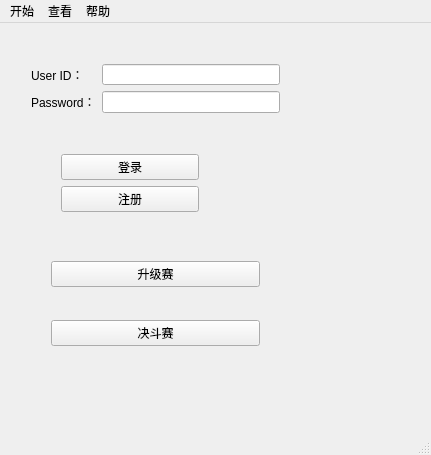
<?xml version="1.0" encoding="UTF-8"?>
<ui version="4.0">
 <class>MainWindow</class>
 <widget class="QMainWindow" name="MainWindow">
  <property name="geometry">
   <rect>
    <x>0</x>
    <y>0</y>
    <width>431</width>
    <height>455</height>
   </rect>
  </property>
  <property name="windowTitle">
   <string>MainWindow</string>
  </property>
  <property name="styleSheet">
   <string notr="true"/>
  </property>
  <widget class="QWidget" name="centralWidget">
   <widget class="QWidget" name="formLayoutWidget">
    <property name="geometry">
     <rect>
      <x>20</x>
      <y>30</y>
      <width>271</width>
      <height>71</height>
     </rect>
    </property>
    <layout class="QFormLayout" name="formLayout">
     <item row="0" column="1">
      <widget class="QLineEdit" name="lineEdit">
       <property name="sizeIncrement">
        <size>
         <width>0</width>
         <height>0</height>
        </size>
       </property>
       <property name="font">
        <font>
         <pointsize>10</pointsize>
        </font>
       </property>
      </widget>
     </item>
     <item row="3" column="0">
      <widget class="QLabel" name="label_2">
       <property name="text">
        <string>Password：</string>
       </property>
      </widget>
     </item>
     <item row="3" column="1">
      <widget class="QLineEdit" name="lineEdit_2">
       <property name="sizePolicy">
        <sizepolicy hsizetype="Expanding" vsizetype="Fixed">
         <horstretch>50</horstretch>
         <verstretch>0</verstretch>
        </sizepolicy>
       </property>
       <property name="sizeIncrement">
        <size>
         <width>10</width>
         <height>0</height>
        </size>
       </property>
       <property name="font">
        <font>
         <family>Arial</family>
        </font>
       </property>
       <property name="echoMode">
        <enum>QLineEdit::Password</enum>
       </property>
      </widget>
     </item>
     <item row="0" column="0">
      <widget class="QLabel" name="label">
       <property name="text">
        <string>User ID：</string>
       </property>
      </widget>
     </item>
    </layout>
   </widget>
   <widget class="QWidget" name="verticalLayoutWidget">
    <property name="geometry">
     <rect>
      <x>50</x>
      <y>120</y>
      <width>160</width>
      <height>80</height>
     </rect>
    </property>
    <layout class="QVBoxLayout" name="verticalLayout">
     <item>
      <widget class="QPushButton" name="pushButton">
       <property name="sizePolicy">
        <sizepolicy hsizetype="Minimum" vsizetype="Fixed">
         <horstretch>0</horstretch>
         <verstretch>0</verstretch>
        </sizepolicy>
       </property>
       <property name="text">
        <string>登录</string>
       </property>
      </widget>
     </item>
     <item>
      <widget class="QPushButton" name="pushButton_2">
       <property name="text">
        <string>注册</string>
       </property>
      </widget>
     </item>
    </layout>
   </widget>
   <widget class="QWidget" name="verticalLayoutWidget_2">
    <property name="geometry">
     <rect>
      <x>40</x>
      <y>200</y>
      <width>231</width>
      <height>161</height>
     </rect>
    </property>
    <layout class="QVBoxLayout" name="verticalLayout_2">
     <item>
      <widget class="QPushButton" name="pushButton_3">
       <property name="sizePolicy">
        <sizepolicy hsizetype="Minimum" vsizetype="Fixed">
         <horstretch>0</horstretch>
         <verstretch>0</verstretch>
        </sizepolicy>
       </property>
       <property name="text">
        <string>升级赛</string>
       </property>
      </widget>
     </item>
     <item>
      <widget class="QPushButton" name="pushButton_4">
       <property name="text">
        <string>决斗赛</string>
       </property>
      </widget>
     </item>
    </layout>
   </widget>
  </widget>
  <widget class="QStatusBar" name="statusBar"/>
  <widget class="QMenuBar" name="menuBar">
   <property name="geometry">
    <rect>
     <x>0</x>
     <y>0</y>
     <width>431</width>
     <height>17</height>
    </rect>
   </property>
   <widget class="QMenu" name="menu">
    <property name="title">
     <string>开始</string>
    </property>
    <addaction name="action_5"/>
   </widget>
   <widget class="QMenu" name="menu_2">
    <property name="title">
     <string>查看</string>
    </property>
    <addaction name="action_2"/>
   </widget>
   <widget class="QMenu" name="menu_3">
    <property name="title">
     <string>帮助</string>
    </property>
    <addaction name="action_3"/>
    <addaction name="action_4"/>
   </widget>
   <addaction name="menu"/>
   <addaction name="menu_2"/>
   <addaction name="menu_3"/>
  </widget>
  <action name="action">
   <property name="text">
    <string>查看所有用户拥有精灵</string>
   </property>
  </action>
  <action name="action_2">
   <property name="text">
    <string>所有用户信息</string>
   </property>
  </action>
  <action name="action_3">
   <property name="text">
    <string>忘记密码</string>
   </property>
  </action>
  <action name="action_4">
   <property name="text">
    <string>游戏说明</string>
   </property>
  </action>
  <action name="actionHello">
   <property name="text">
    <string>查看个人信息</string>
   </property>
  </action>
  <action name="action_5">
   <property name="text">
    <string>log out</string>
   </property>
  </action>
 </widget>
 <layoutdefault spacing="6" margin="11"/>
 <resources/>
 <connections/>
</ui>
